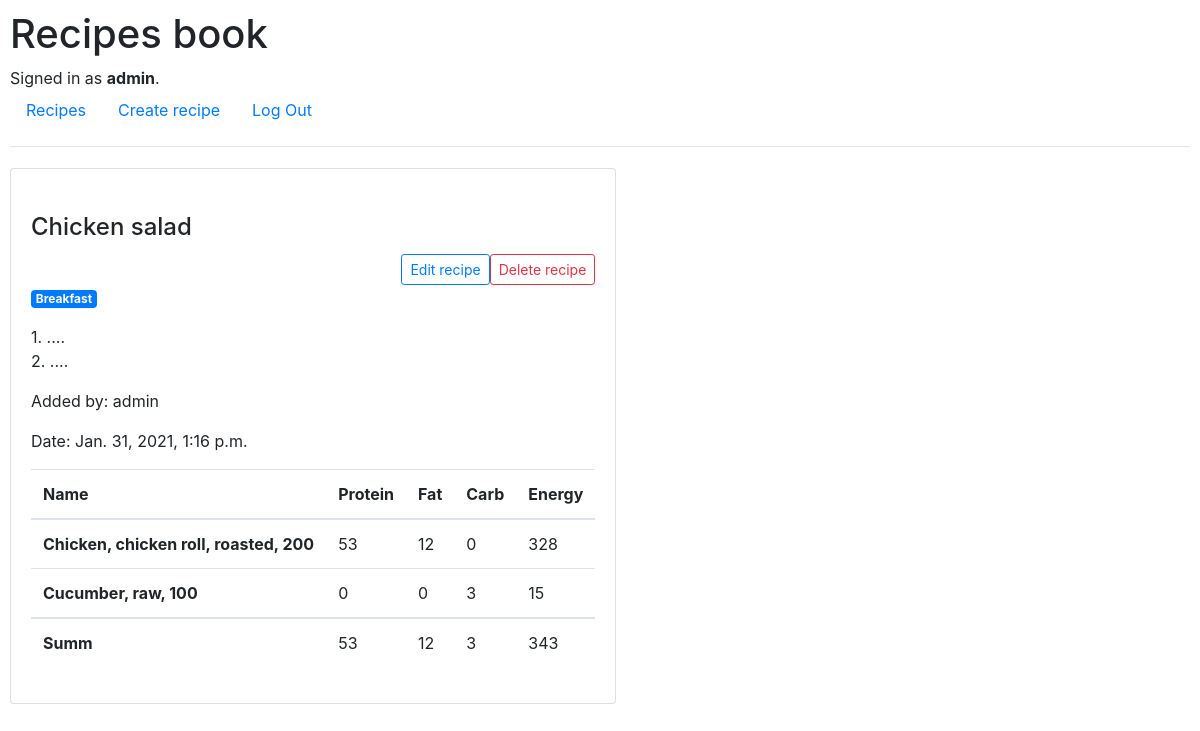
Before: /39 (signed in) with the older database file.
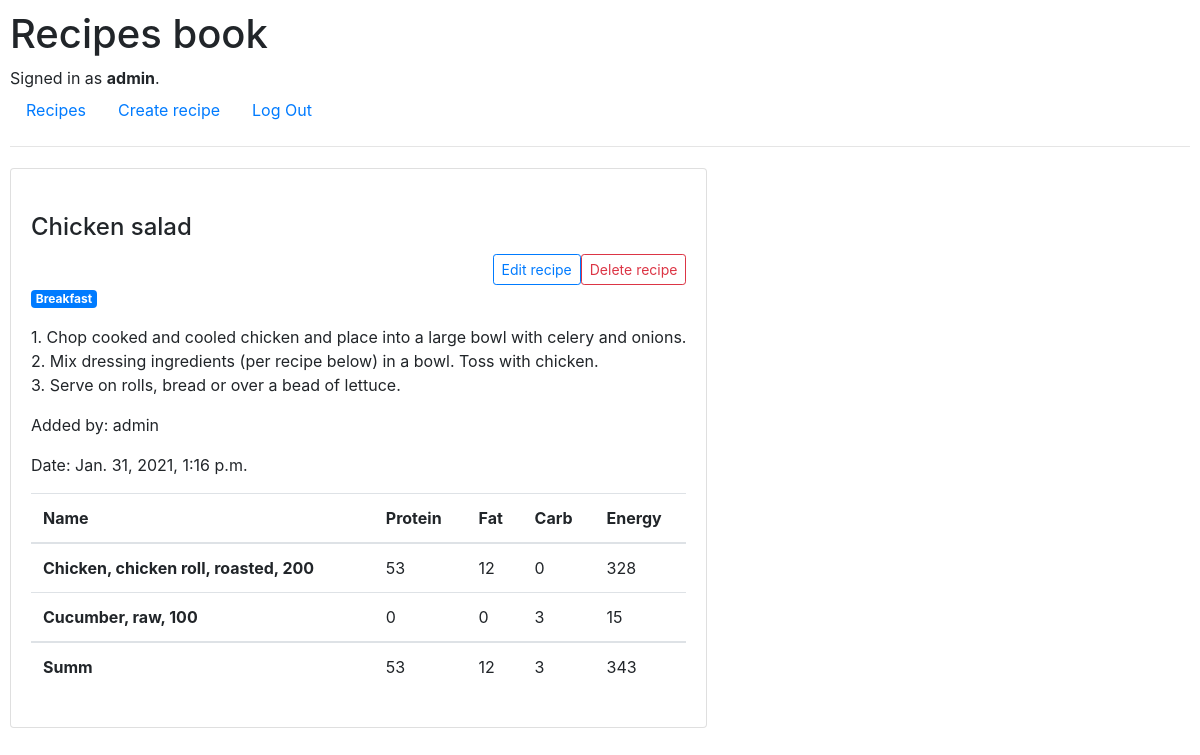
After: the same page with the newer database file.
### mplan/models.py (models this page shows, shortened)
class Recipe(models.Model):
    name = models.CharField(max_length=64)
    ingredient = models.ManyToManyField('Ingredient', blank=True, related_name='ingredient')
    description = models.CharField(max_length=4096)
    category = models.CharField(max_length=64, blank=True)
    date = models.DateTimeField(auto_now_add=True, blank=True)
    creator = models.ForeignKey(User, on_delete=models.CASCADE, related_name='owner')

class User(AbstractUser):
    pass

### mplan/views.py (the view)
# urls.py: path("<int:recipe_id>", views.recipe, name="recipe"),
@login_required
def recipe(request, recipe_id):
    try:
        recipe = Recipe.objects.get(id=recipe_id)
        curent_user = request.user.id
    except Recipe.DoesNotExist:
        raise Http404("Recipe not found.")
    recipe_item = Recipe.objects.get(id = recipe_id)
    summProtein = 0
    summFat = 0
    summCarb = 0
    summEnergy = 0
    for i in recipe_item.ingredient.all():
        summProtein += i.protein
        summFat += i.fat
        summCarb += i.carb
        summEnergy += i.energy
    return render(request, "mplan/recipe.html", {
        "recipe": recipe_item,
        'summProtein': summProtein,
        'summFat': summFat,
        'summCarb': summCarb,
        'summEnergy': summEnergy
    })

### mplan/templates/mplan/recipe.html (shortened to what this page needs)
{% extends "mplan/layout.html" %}
{% load static %}
{% block body %}
<div class="card">
    <div class="card-body">
        <h4 class="card-title"> {{ recipe.name}} </h4>
        {% if recipe.creator|stringformat:"s" == user.username|stringformat:"s" %}
        <div class="d-flex flex-row justify-content-end">
             <form action="edit_recipe/{{recipe.id}}">
                <button class="btn btn-outline-primary btn-sm" onclick=edit_recipe({{recipe.id}})>Edit recipe</button>
            </form>
            <form action="/">
                <button class="btn btn-outline-danger btn-sm" onclick=delete_recipe({{recipe.id}})>Delete recipe</button>
            </form>
        </div>
        {% endif %}
        {% if recipe.category %}
            <a href="category/{{recipe.category}}" class="badge badge-primary"> {{recipe.category}} </a>
        {% endif %}
        <p> {{ recipe.description|linebreaks }} </p>
        <p> Added by: {{ recipe.creator }} </p>
        <p> Date: {{ recipe.date }} </p>
        <table class="table">
                    <thead>
                        <tr>
                            <th scope="col"> Name </th>
                            <th scope="col"> Protein </th>
                            <th scope="col"> Fat </th>
                            <th scope="col"> Carb </th>
                            <th scope="col"> Energy </th>
                        </tr>
                    </thead>
                  <tbody>
                {% for item in recipe.ingredient.all %}
                        <tr>
                            <th scope="row"> {{ item.name }}, {{ item.amount }} </th>
                            <td> {{ item.protein}} </td>
                            <td> {{ item.fat }} </td>
                            <td> {{ item.carb }} </td>
                            <td> {{ item.energy }} </td>
                        </tr>
                {% endfor %}
                  </tbody>
                        <tr>
                            <th scope="row"> Summ </th>
                            <td> {{ summProtein }} </td>
                            <td> {{ summFat }} </td>
                            <td> {{ summCarb }} </td>
                            <td> {{ summEnergy }} </td>
                        </tr>
        </table>
    </div>
</div>
{% endblock %}

Changed rows visible on the page:
changed Recipe "Chicken salad": description "1. .... 2. ...." → "1. Chop cooked and cooled chicken and place into a large bowl with celery and onions. 2. Mix dressing ingredients (per recipe below) in a bowl. Toss with chicken. 3. Serve on rolls, bread or over a bead of lettuce."
